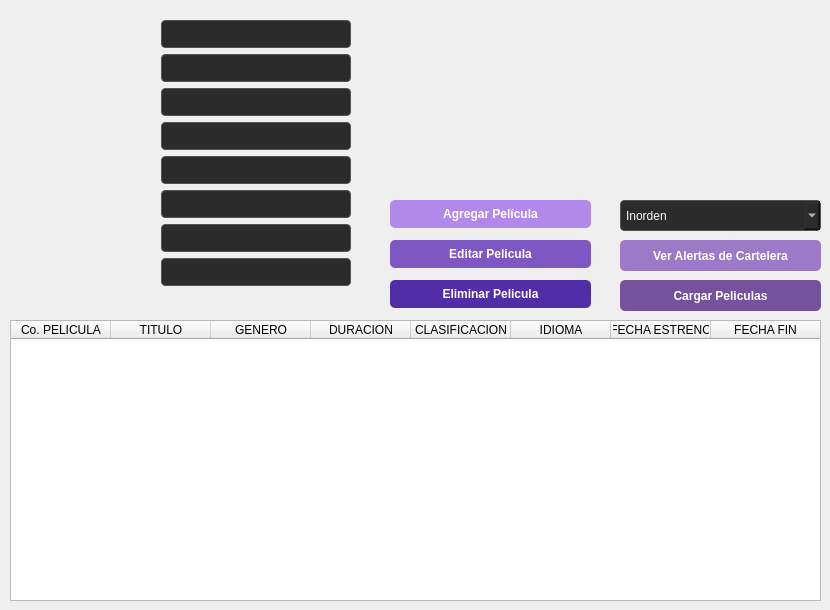
        <widget class="QWidget" name="tab_3">
         <attribute name="title">
          <string>Cartelera</string>
         </attribute>
         <widget class="QTableWidget" name="tablaCartelera">
          <property name="geometry">
           <rect>
            <x>10</x>
            <y>320</y>
            <width>811</width>
            <height>281</height>
           </rect>
          </property>
          <attribute name="horizontalHeaderStretchLastSection">
           <bool>true</bool>
          </attribute>
          <column>
           <property name="text">
            <string>Co. PELICULA</string>
           </property>
          </column>
          <column>
           <property name="text">
            <string>TITULO</string>
           </property>
          </column>
          <column>
           <property name="text">
            <string>GENERO</string>
           </property>
          </column>
          <column>
           <property name="text">
            <string>DURACION</string>
           </property>
          </column>
          <column>
           <property name="text">
            <string>CLASIFICACION</string>
           </property>
          </column>
          <column>
           <property name="text">
            <string>IDIOMA</string>
           </property>
          </column>
          <column>
           <property name="text">
            <string>FECHA ESTRENO</string>
           </property>
          </column>
          <column>
           <property name="text">
            <string>FECHA FIN</string>
           </property>
          </column>
         </widget>
         <widget class="QPushButton" name="btnCargarPeliculasJSON">
          <property name="geometry">
           <rect>
            <x>620</x>
            <y>280</y>
            <width>201</width>
            <height>31</height>
           </rect>
          </property>
          <property name="styleSheet">
           <string notr="true">QPushButton {
    background-color: #76529D;
    color: white;
    border-radius: 5px;
    padding: 6px;
    font-weight: bold;
}
QPushButton:hover {
    background-color: #e67e22; 
}</string>
          </property>
          <property name="text">
           <string>Cargar Peliculas</string>
          </property>
         </widget>
         <widget class="QPushButton" name="btnAlertas">
          <property name="geometry">
           <rect>
            <x>620</x>
            <y>240</y>
            <width>201</width>
            <height>31</height>
           </rect>
          </property>
          <property name="styleSheet">
           <string notr="true">QPushButton {
    background-color: #9D7AC7;
    color: white; /* Texto negro para que se lea bien sobre el amarillo */
    border-radius: 5px;
    padding: 6px;
    font-weight: bold;
}
QPushButton:hover {
    background-color: #f1c40f; 
}</string>
          </property>
          <property name="text">
           <string>Ver Alertas de Cartelera</string>
          </property>
         </widget>
         <widget class="QComboBox" name="cbOrdenPeliculas">
          <property name="geometry">
           <rect>
            <x>620</x>
            <y>200</y>
            <width>201</width>
            <height>31</height>
           </rect>
          </property>
          <property name="styleSheet">
           <string notr="true">QComboBox {
    background-color: #2b2b2b; /* Fondo gris oscuro */
    color: white;              /* Texto blanco */
    border: 1px solid #555555; /* Borde gris sutil */
    border-radius: 4px;        /* Bordes ligeramente redondeados */
    padding: 5px;              /* Espacio interno para que el texto respire */
}

QComboBox:hover {
    border: 1px solid #888888; /* El borde se ilumina un poco al pasar el ratón */
}

/* Estilo de la lista que se abre hacia abajo */
QComboBox QAbstractItemView {
    background-color: #2b2b2b; 
    color: white;              
    selection-background-color: #0984e3; /* Fondo azul (mismo del botón) al seleccionar */
    selection-color: white;
}</string>
          </property>
          <item>
           <property name="text">
            <string>Inorden</string>
           </property>
          </item>
          <item>
           <property name="text">
            <string>Preorden</string>
           </property>
          </item>
          <item>
           <property name="text">
            <string>Postorden</string>
           </property>
          </item>
         </widget>
         <widget class="QWidget" name="formLayoutWidget_3">
          <property name="geometry">
           <rect>
            <x>60</x>
            <y>20</y>
            <width>291</width>
            <height>291</height>
           </rect>
          </property>
          <layout class="QFormLayout" name="formLayout_3">
           <item row="0" column="0">
            <widget class="QLabel" name="label_41">
             <property name="styleSheet">
              <string notr="true">QLabel {
    color: #f0f0f0; /* Un blanco/gris muy claro para no cansar la vista */
    font-family: &quot;Segoe UI&quot;, Helvetica, Arial, sans-serif; /* Tipografía moderna y limpia */
    font-size: 13px; /* Tamaño estándar legible */
    background-color: transparent; /* Transparente para que se vea tu fondo oscuro */
    border: none;
}</string>
             </property>
             <property name="text">
              <string>Código Película:</string>
             </property>
            </widget>
           </item>
           <item row="0" column="1">
            <widget class="QLineEdit" name="txtCodPelicula">
             <property name="styleSheet">
              <string notr="true">QLineEdit {
    background-color: #2b2b2b;
    color: white;
    border: 1px solid #555555;
    border-radius: 4px;
    padding: 5px;
}

/* Efecto cuando haces clic para escribir adentro */
QLineEdit:focus {
    border: 1px solid #0984e3; /* El borde se pone azul para indicar que está activo */
    background-color: #333333; /* El fondo se aclara un poco */
}</string>
             </property>
            </widget>
           </item>
           <item row="1" column="0">
            <widget class="QLabel" name="label_45">
             <property name="styleSheet">
              <string notr="true">QLabel {
    color: #f0f0f0; /* Un blanco/gris muy claro para no cansar la vista */
    font-family: &quot;Segoe UI&quot;, Helvetica, Arial, sans-serif; /* Tipografía moderna y limpia */
    font-size: 13px; /* Tamaño estándar legible */
    background-color: transparent; /* Transparente para que se vea tu fondo oscuro */
    border: none;
}</string>
             </property>
             <property name="text">
              <string>Título: </string>
             </property>
            </widget>
           </item>
           <item row="1" column="1">
            <widget class="QLineEdit" name="txtTitulo">
             <property name="styleSheet">
              <string notr="true">QLineEdit {
    background-color: #2b2b2b;
    color: white;
    border: 1px solid #555555;
    border-radius: 4px;
    padding: 5px;
}

/* Efecto cuando haces clic para escribir adentro */
QLineEdit:focus {
    border: 1px solid #0984e3; /* El borde se pone azul para indicar que está activo */
    background-color: #333333; /* El fondo se aclara un poco */
}</string>
             </property>
            </widget>
           </item>
           <item row="2" column="0">
            <widget class="QLabel" name="label_46">
             <property name="styleSheet">
              <string notr="true">QLabel {
    color: #f0f0f0; /* Un blanco/gris muy claro para no cansar la vista */
    font-family: &quot;Segoe UI&quot;, Helvetica, Arial, sans-serif; /* Tipografía moderna y limpia */
    font-size: 13px; /* Tamaño estándar legible */
    background-color: transparent; /* Transparente para que se vea tu fondo oscuro */
    border: none;
}</string>
             </property>
             <property name="text">
              <string>Género:</string>
             </property>
            </widget>
           </item>
           <item row="2" column="1">
            <widget class="QLineEdit" name="txtGenero">
             <property name="styleSheet">
              <string notr="true">QLineEdit {
    background-color: #2b2b2b;
    color: white;
    border: 1px solid #555555;
    border-radius: 4px;
    padding: 5px;
}

/* Efecto cuando haces clic para escribir adentro */
QLineEdit:focus {
    border: 1px solid #0984e3; /* El borde se pone azul para indicar que está activo */
    background-color: #333333; /* El fondo se aclara un poco */
}</string>
             </property>
            </widget>
           </item>
           <item row="3" column="0">
            <widget class="QLabel" name="label_47">
             <property name="styleSheet">
              <string notr="true">QLabel {
    color: #f0f0f0; /* Un blanco/gris muy claro para no cansar la vista */
    font-family: &quot;Segoe UI&quot;, Helvetica, Arial, sans-serif; /* Tipografía moderna y limpia */
    font-size: 13px; /* Tamaño estándar legible */
    background-color: transparent; /* Transparente para que se vea tu fondo oscuro */
    border: none;
}</string>
             </property>
             <property name="text">
              <string>Duración:</string>
             </property>
            </widget>
           </item>
           <item row="3" column="1">
            <widget class="QLineEdit" name="txtDuracion">
             <property name="styleSheet">
              <string notr="true">QLineEdit {
    background-color: #2b2b2b;
    color: white;
    border: 1px solid #555555;
    border-radius: 4px;
    padding: 5px;
}

/* Efecto cuando haces clic para escribir adentro */
QLineEdit:focus {
    border: 1px solid #0984e3; /* El borde se pone azul para indicar que está activo */
    background-color: #333333; /* El fondo se aclara un poco */
}</string>
             </property>
            </widget>
           </item>
           <item row="4" column="0">
            <widget class="QLabel" name="label_48">
             <property name="styleSheet">
              <string notr="true">QLabel {
    color: #f0f0f0; /* Un blanco/gris muy claro para no cansar la vista */
    font-family: &quot;Segoe UI&quot;, Helvetica, Arial, sans-serif; /* Tipografía moderna y limpia */
    font-size: 13px; /* Tamaño estándar legible */
    background-color: transparent; /* Transparente para que se vea tu fondo oscuro */
    border: none;
}</string>
             </property>
             <property name="text">
              <string>Clasificación</string>
             </property>
            </widget>
           </item>
           <item row="4" column="1">
            <widget class="QLineEdit" name="txtClasificacion">
             <property name="styleSheet">
              <string notr="true">QLineEdit {
    background-color: #2b2b2b;
    color: white;
    border: 1px solid #555555;
    border-radius: 4px;
    padding: 5px;
}

/* Efecto cuando haces clic para escribir adentro */
QLineEdit:focus {
    border: 1px solid #0984e3; /* El borde se pone azul para indicar que está activo */
    background-color: #333333; /* El fondo se aclara un poco */
}</string>
             </property>
            </widget>
           </item>
           <item row="5" column="0">
            <widget class="QLabel" name="label_49">
             <property name="styleSheet">
              <string notr="true">QLabel {
    color: #f0f0f0; /* Un blanco/gris muy claro para no cansar la vista */
    font-family: &quot;Segoe UI&quot;, Helvetica, Arial, sans-serif; /* Tipografía moderna y limpia */
    font-size: 13px; /* Tamaño estándar legible */
    background-color: transparent; /* Transparente para que se vea tu fondo oscuro */
    border: none;
}</string>
             </property>
             <property name="text">
              <string>Idioma:</string>
             </property>
            </widget>
           </item>
           <item row="5" column="1">
            <widget class="QLineEdit" name="txtIdioma">
             <property name="styleSheet">
              <string notr="true">QLineEdit {
    background-color: #2b2b2b;
    color: white;
    border: 1px solid #555555;
    border-radius: 4px;
    padding: 5px;
}

/* Efecto cuando haces clic para escribir adentro */
QLineEdit:focus {
    border: 1px solid #0984e3; /* El borde se pone azul para indicar que está activo */
    background-color: #333333; /* El fondo se aclara un poco */
}</string>
             </property>
            </widget>
           </item>
           <item row="6" column="0">
            <widget class="QLabel" name="label_50">
             <property name="styleSheet">
              <string notr="true">QLabel {
    color: #f0f0f0; /* Un blanco/gris muy claro para no cansar la vista */
    font-family: &quot;Segoe UI&quot;, Helvetica, Arial, sans-serif; /* Tipografía moderna y limpia */
    font-size: 13px; /* Tamaño estándar legible */
    background-color: transparent; /* Transparente para que se vea tu fondo oscuro */
    border: none;
}</string>
             </property>
             <property name="text">
              <string>Fecha Estreno:</string>
             </property>
            </widget>
           </item>
           <item row="6" column="1">
            <widget class="QLineEdit" name="txtEstreno">
             <property name="styleSheet">
              <string notr="true">QLineEdit {
    background-color: #2b2b2b;
    color: white;
    border: 1px solid #555555;
    border-radius: 4px;
    padding: 5px;
}

/* Efecto cuando haces clic para escribir adentro */
QLineEdit:focus {
    border: 1px solid #0984e3; /* El borde se pone azul para indicar que está activo */
    background-color: #333333; /* El fondo se aclara un poco */
}</string>
             </property>
            </widget>
           </item>
           <item row="7" column="0">
            <widget class="QLabel" name="label_51">
             <property name="styleSheet">
              <string notr="true">QLabel {
    color: #f0f0f0; /* Un blanco/gris muy claro para no cansar la vista */
    font-family: &quot;Segoe UI&quot;, Helvetica, Arial, sans-serif; /* Tipografía moderna y limpia */
    font-size: 13px; /* Tamaño estándar legible */
    background-color: transparent; /* Transparente para que se vea tu fondo oscuro */
    border: none;
}</string>
             </property>
             <property name="text">
              <string>Fecha Fin:</string>
             </property>
            </widget>
           </item>
           <item row="7" column="1">
            <widget class="QLineEdit" name="txtFin">
             <property name="styleSheet">
              <string notr="true">QLineEdit {
    background-color: #2b2b2b;
    color: white;
    border: 1px solid #555555;
    border-radius: 4px;
    padding: 5px;
}

/* Efecto cuando haces clic para escribir adentro */
QLineEdit:focus {
    border: 1px solid #0984e3; /* El borde se pone azul para indicar que está activo */
    background-color: #333333; /* El fondo se aclara un poco */
}</string>
             </property>
            </widget>
           </item>
          </layout>
         </widget>
         <widget class="QLabel" name="label_27">
          <property name="geometry">
           <rect>
            <x>620</x>
            <y>180</y>
            <width>101</width>
            <height>16</height>
           </rect>
          </property>
          <property name="styleSheet">
           <string notr="true">QLabel {
    color: #f0f0f0; /* Un blanco/gris muy claro para no cansar la vista */
    font-family: &quot;Segoe UI&quot;, Helvetica, Arial, sans-serif; /* Tipografía moderna y limpia */
    font-size: 13px; /* Tamaño estándar legible */
    background-color: transparent; /* Transparente para que se vea tu fondo oscuro */
    border: none;
}</string>
          </property>
          <property name="text">
           <string>Orden Cartelera:</string>
          </property>
         </widget>
         <widget class="QPushButton" name="btnAgregarPelicula">
          <property name="geometry">
           <rect>
            <x>390</x>
            <y>200</y>
            <width>201</width>
            <height>28</height>
           </rect>
          </property>
          <property name="styleSheet">
           <string notr="true">QPushButton {
    background-color: #B388EB;
    color: white;
    border-radius: 5px;
    padding: 6px;
    font-weight: bold;
}
QPushButton:hover {
    background-color: #218838;
}</string>
          </property>
          <property name="text">
           <string>Agregar Película</string>
          </property>
         </widget>
         <widget class="QPushButton" name="btnEditarPelicula">
          <property name="geometry">
           <rect>
            <x>390</x>
            <y>240</y>
            <width>201</width>
            <height>28</height>
           </rect>
          </property>
          <property name="styleSheet">
           <string notr="true">QPushButton {
    background-color: #7E57C2;
    color: white;
    border-radius: 5px;
    padding: 6px;
    font-weight: bold;
}
QPushButton:hover {
    background-color: #e0a800;
}</string>
          </property>
          <property name="text">
           <string>Editar Pelicula</string>
          </property>
         </widget>
         <widget class="QPushButton" name="btnEliminarPelicula">
          <property name="geometry">
           <rect>
            <x>390</x>
            <y>280</y>
            <width>201</width>
            <height>28</height>
           </rect>
          </property>
          <property name="styleSheet">
           <string notr="true">QPushButton {
    background-color: #512DA8;
    color: white;
    border-radius: 5px;
    padding: 6px;
    font-weight: bold;
}
QPushButton:hover {
    background-color: #e74c3c; 
}</string>
          </property>
          <property name="text">
           <string>Eliminar Pelicula</string>
          </property>
         </widget>
        </widget>
